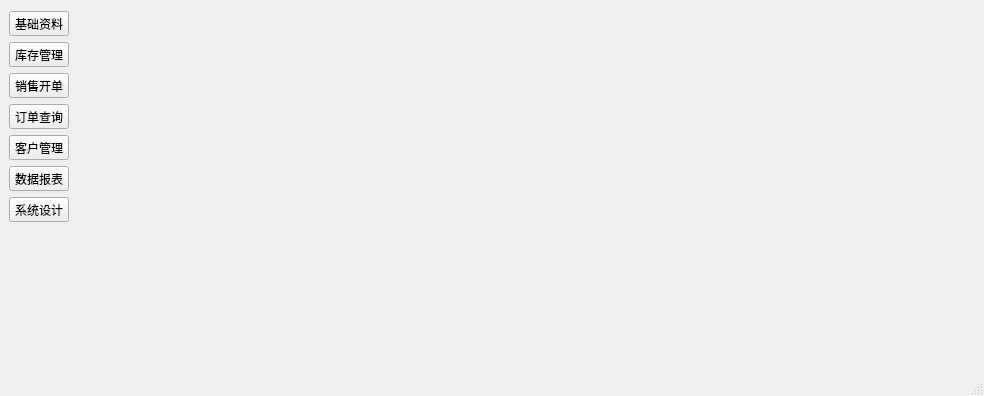
<?xml version="1.0" encoding="UTF-8"?>
<ui version="4.0">
 <class>MainWindow</class>
 <widget class="QMainWindow" name="MainWindow">
  <property name="geometry">
   <rect>
    <x>0</x>
    <y>0</y>
    <width>976</width>
    <height>396</height>
   </rect>
  </property>
  <property name="contextMenuPolicy">
   <enum>Qt::ContextMenuPolicy::DefaultContextMenu</enum>
  </property>
  <property name="windowTitle">
   <string>钢铁销售管理系统</string>
  </property>
  <property name="windowIcon">
   <iconset resource="res.qrc">
    <normaloff>:/image/mainwindow图标.png</normaloff>:/image/mainwindow图标.png</iconset>
  </property>
  <property name="styleSheet">
   <string notr="true"/>
  </property>
  <widget class="QWidget" name="centralwidget">
   <layout class="QGridLayout" name="gridLayout">
    <item row="1" column="1">
     <widget class="QStackedWidget" name="stackedWidget">
      <property name="sizePolicy">
       <sizepolicy hsizetype="Preferred" vsizetype="Preferred">
        <horstretch>0</horstretch>
        <verstretch>0</verstretch>
       </sizepolicy>
      </property>
      <property name="minimumSize">
       <size>
        <width>900</width>
        <height>0</height>
       </size>
      </property>
      <property name="currentIndex">
       <number>5</number>
      </property>
      <widget class="QWidget" name="page_BaseInfo">
       <layout class="QHBoxLayout" name="horizontalLayout_3">
        <item>
         <layout class="QHBoxLayout" name="horizontalLayout_2">
          <item>
           <widget class="QTableView" name="tableView"/>
          </item>
          <item>
           <layout class="QVBoxLayout" name="verticalLayout_2">
            <item>
             <widget class="QPushButton" name="btnAdd">
              <property name="contextMenuPolicy">
               <enum>Qt::ContextMenuPolicy::DefaultContextMenu</enum>
              </property>
              <property name="text">
               <string>新增一行</string>
              </property>
             </widget>
            </item>
            <item>
             <widget class="QPushButton" name="btnDel">
              <property name="contextMenuPolicy">
               <enum>Qt::ContextMenuPolicy::DefaultContextMenu</enum>
              </property>
              <property name="text">
               <string>删除一行</string>
              </property>
             </widget>
            </item>
            <item>
             <widget class="QPushButton" name="btnExport">
              <property name="contextMenuPolicy">
               <enum>Qt::ContextMenuPolicy::DefaultContextMenu</enum>
              </property>
              <property name="text">
               <string>导出excel</string>
              </property>
             </widget>
            </item>
            <item>
             <spacer name="verticalSpacer_5">
              <property name="orientation">
               <enum>Qt::Orientation::Vertical</enum>
              </property>
              <property name="sizeHint" stdset="0">
               <size>
                <width>20</width>
                <height>40</height>
               </size>
              </property>
             </spacer>
            </item>
           </layout>
          </item>
         </layout>
        </item>
       </layout>
      </widget>
      <widget class="StockWidget" name="page_Stock"/>
      <widget class="SaleOrderWidget" name="page_SaleCreate"/>
      <widget class="OrderQueryWidget" name="page_OrderQuery"/>
      <widget class="CustomerManageWidget" name="page_Customer"/>
      <widget class="QWidget" name="page_Report"/>
      <widget class="QWidget" name="page_Setting"/>
     </widget>
    </item>
    <item row="0" column="0">
     <layout class="QHBoxLayout" name="horizontalLayout"/>
    </item>
    <item row="1" column="0">
     <widget class="QWidget" name="widget" native="true">
      <property name="minimumSize">
       <size>
        <width>60</width>
        <height>0</height>
       </size>
      </property>
      <layout class="QVBoxLayout" name="verticalLayout">
       <property name="leftMargin">
        <number>0</number>
       </property>
       <property name="topMargin">
        <number>2</number>
       </property>
       <property name="rightMargin">
        <number>0</number>
       </property>
       <property name="bottomMargin">
        <number>2</number>
       </property>
       <item>
        <widget class="QToolButton" name="btn_BaseInfo">
         <property name="text">
          <string>基础资料</string>
         </property>
         <property name="icon">
          <iconset resource="res.qrc">
           <normaloff>:/image/列表档案.png</normaloff>:/image/列表档案.png</iconset>
         </property>
         <property name="iconSize">
          <size>
           <width>24</width>
           <height>24</height>
          </size>
         </property>
         <property name="toolButtonStyle">
          <enum>Qt::ToolButtonStyle::ToolButtonTextUnderIcon</enum>
         </property>
        </widget>
       </item>
       <item>
        <widget class="QToolButton" name="btn_Stockton">
         <property name="text">
          <string>库存管理</string>
         </property>
         <property name="icon">
          <iconset resource="res.qrc">
           <normaloff>:/image/仓库_库存.png</normaloff>:/image/仓库_库存.png</iconset>
         </property>
         <property name="iconSize">
          <size>
           <width>24</width>
           <height>24</height>
          </size>
         </property>
         <property name="toolButtonStyle">
          <enum>Qt::ToolButtonStyle::ToolButtonTextUnderIcon</enum>
         </property>
        </widget>
       </item>
       <item>
        <widget class="QToolButton" name="btn_SaleCreate">
         <property name="text">
          <string>销售开单</string>
         </property>
         <property name="icon">
          <iconset resource="res.qrc">
           <normaloff>:/image/新建单据.png</normaloff>:/image/新建单据.png</iconset>
         </property>
         <property name="iconSize">
          <size>
           <width>24</width>
           <height>24</height>
          </size>
         </property>
         <property name="toolButtonStyle">
          <enum>Qt::ToolButtonStyle::ToolButtonTextUnderIcon</enum>
         </property>
        </widget>
       </item>
       <item>
        <widget class="QToolButton" name="btn_OrderQuery">
         <property name="text">
          <string>订单查询</string>
         </property>
         <property name="icon">
          <iconset resource="res.qrc">
           <normaloff>:/image/单据详情.png</normaloff>:/image/单据详情.png</iconset>
         </property>
         <property name="iconSize">
          <size>
           <width>24</width>
           <height>24</height>
          </size>
         </property>
         <property name="toolButtonStyle">
          <enum>Qt::ToolButtonStyle::ToolButtonTextUnderIcon</enum>
         </property>
        </widget>
       </item>
       <item>
        <widget class="QToolButton" name="btn_Customer">
         <property name="text">
          <string>客户管理</string>
         </property>
         <property name="icon">
          <iconset resource="res.qrc">
           <normaloff>:/image/客户.png</normaloff>:/image/客户.png</iconset>
         </property>
         <property name="iconSize">
          <size>
           <width>24</width>
           <height>24</height>
          </size>
         </property>
         <property name="toolButtonStyle">
          <enum>Qt::ToolButtonStyle::ToolButtonTextUnderIcon</enum>
         </property>
        </widget>
       </item>
       <item>
        <widget class="QToolButton" name="btn_Report">
         <property name="text">
          <string>数据报表</string>
         </property>
         <property name="icon">
          <iconset resource="res.qrc">
           <normaloff>:/image/报表统计.png</normaloff>:/image/报表统计.png</iconset>
         </property>
         <property name="iconSize">
          <size>
           <width>24</width>
           <height>24</height>
          </size>
         </property>
         <property name="toolButtonStyle">
          <enum>Qt::ToolButtonStyle::ToolButtonTextUnderIcon</enum>
         </property>
        </widget>
       </item>
       <item>
        <widget class="QToolButton" name="btn_Setting">
         <property name="text">
          <string>系统设计</string>
         </property>
         <property name="icon">
          <iconset resource="res.qrc">
           <normaloff>:/image/设置.png</normaloff>:/image/设置.png</iconset>
         </property>
         <property name="iconSize">
          <size>
           <width>24</width>
           <height>24</height>
          </size>
         </property>
         <property name="toolButtonStyle">
          <enum>Qt::ToolButtonStyle::ToolButtonTextUnderIcon</enum>
         </property>
        </widget>
       </item>
       <item>
        <spacer name="verticalSpacer">
         <property name="orientation">
          <enum>Qt::Orientation::Vertical</enum>
         </property>
         <property name="sizeHint" stdset="0">
          <size>
           <width>20</width>
           <height>40</height>
          </size>
         </property>
        </spacer>
       </item>
      </layout>
     </widget>
    </item>
   </layout>
  </widget>
  <widget class="QStatusBar" name="statusbar"/>
 </widget>
 <customwidgets>
  <customwidget>
   <class>StockWidget</class>
   <extends>QWidget</extends>
   <header>stockwidget.h</header>
   <container>1</container>
  </customwidget>
  <customwidget>
   <class>SaleOrderWidget</class>
   <extends>QWidget</extends>
   <header location="global">saleorderwidget.h</header>
   <container>1</container>
  </customwidget>
  <customwidget>
   <class>OrderQueryWidget</class>
   <extends>QWidget</extends>
   <header location="global">orderquerywidget.h</header>
   <container>1</container>
  </customwidget>
  <customwidget>
   <class>CustomerManageWidget</class>
   <extends>QWidget</extends>
   <header location="global">customermanagewidget.h</header>
   <container>1</container>
  </customwidget>
 </customwidgets>
 <resources>
  <include location="res.qrc"/>
 </resources>
 <connections/>
</ui>
